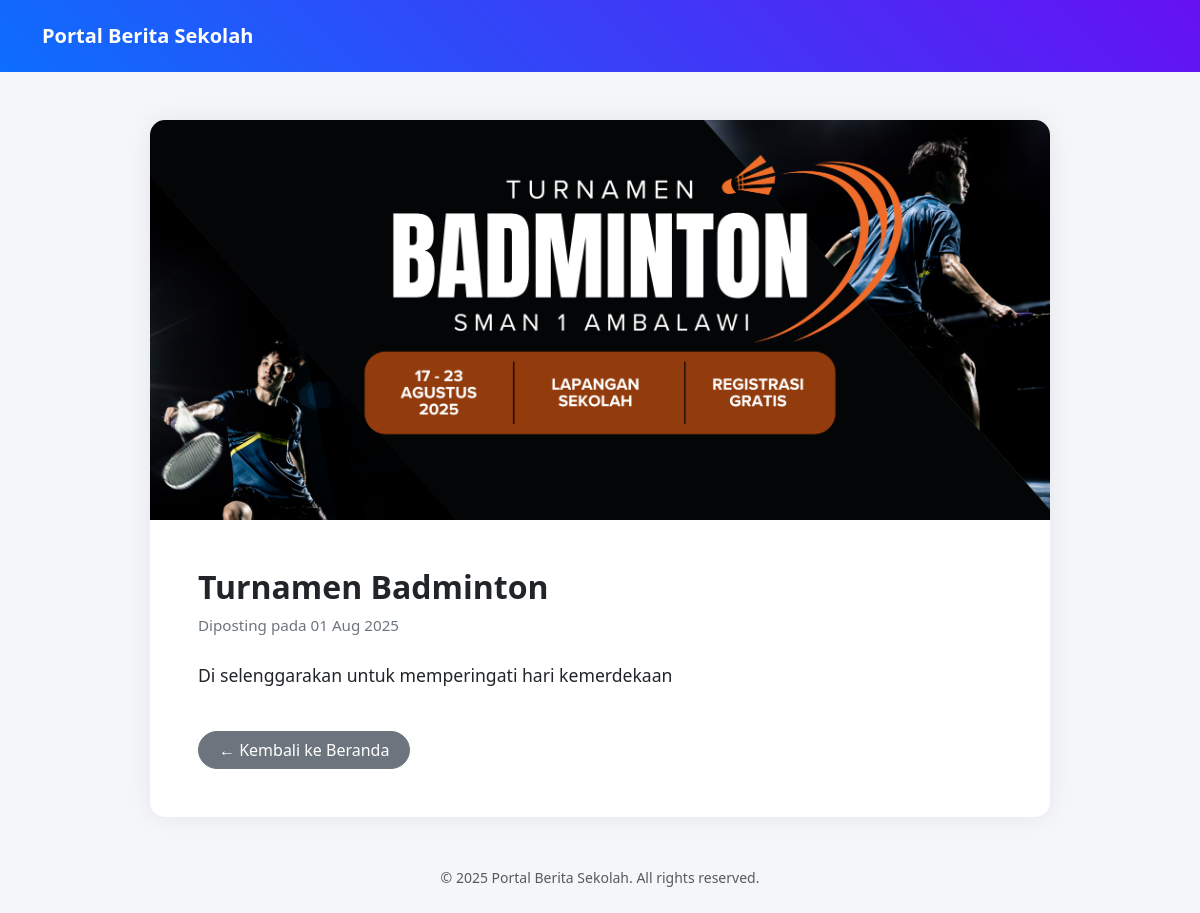
The page /berita_detail.php?id=3 on the database its author committed.
### tables this page shows
CREATE TABLE `berita` (
  `id` int(11) NOT NULL,
  `judul` varchar(255) NOT NULL,
  `isi` text NOT NULL,
  `tanggal` date NOT NULL,
  `gambar` varchar(255) DEFAULT NULL
);

### berita_detail.php (the view, shortened to what this page needs)
<?php
require_once 'db.php';
$id = $_GET['id'];
$stmt = $conn->prepare("SELECT * FROM berita WHERE id = ?");
$stmt->bind_param("i", $id);
$stmt->execute();
$result = $stmt->get_result();
$berita = $result->fetch_assoc();
?>
<!DOCTYPE html>
<html lang="id">
<head>
  <link href="https://cdn.jsdelivr.net/npm/bootstrap@5.3.0/dist/css/bootstrap.min.css" rel="stylesheet">
</head>
<body>
<nav class="navbar navbar-expand-lg navbar-dark py-3">
  <div class="container">
    <a class="navbar-brand fw-bold" href="index.php">Portal Berita Sekolah</a>
  </div>
</nav>
<div class="container my-5">
  <div class="card mx-auto" style="max-width: 900px;">
    <?php if (!empty($berita['gambar'])): ?>
      <img src="uploads/<?= htmlspecialchars($berita['gambar']) ?>" class="w-100" style="height: 400px; object-fit: cover;" alt="Gambar Berita">
    <?php endif; ?>
    <div class="card-body p-5">
      <h2 class="card-title"><?= htmlspecialchars($berita['judul']) ?></h2>
      <p class="date-label mb-4">Diposting pada <?= date('d M Y', strtotime($berita['tanggal'])) ?></p>
      <p class="card-text"><?= nl2br(htmlspecialchars($berita['isi'])) ?></p>
      <a href="index.php" class="btn btn-secondary mt-4">← Kembali ke Beranda</a>
    </div>
  </div>
</div>
<footer class="text-center text-muted mt-5 mb-4">
  <small>&copy; <?= date('Y') ?> Portal Berita Sekolah. All rights reserved.</small>
</footer>
</body>
</html>

### berita_detail.php (style rules this page uses)
body { background: #f4f6f9; font-family: 'Segoe UI', sans-serif; }
.navbar { background: linear-gradient(45deg, #0d6efd, #6610f2); }
.card { border: none; border-radius: 15px; overflow: hidden; box-shadow: 0 0 25px rgba(0, 0, 0, 0.07); }
.card-title { font-size: 2rem; font-weight: bold; }
.card-text { font-size: 1.1rem; line-height: 1.7; }
.date-label { font-size: 0.95rem; color: #6c757d; }
.btn-secondary { border-radius: 30px; padding-left: 20px; padding-right: 20px; }

### rows shown on the page
berita: gambar (picture), judul "Turnamen Badminton", tanggal "01 Aug 2025", isi "Di selenggarakan untuk memperingati hari kemerdekaan"
